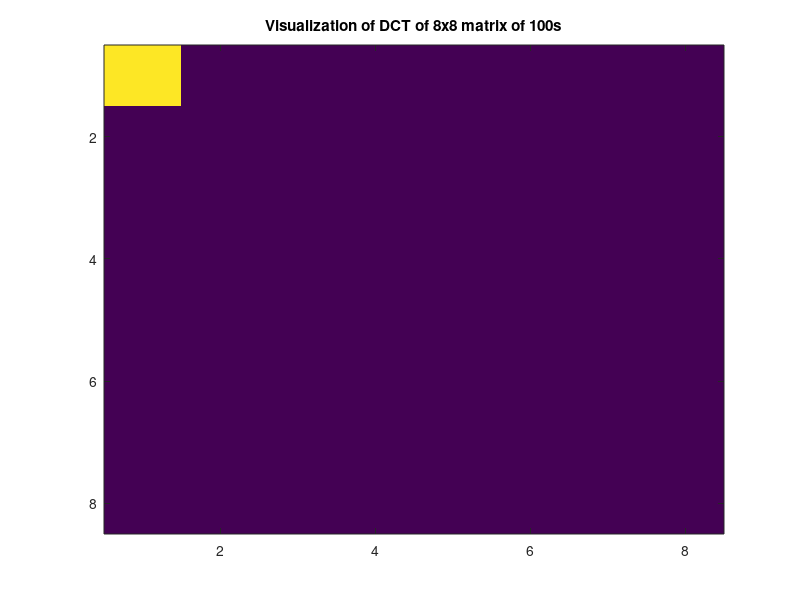
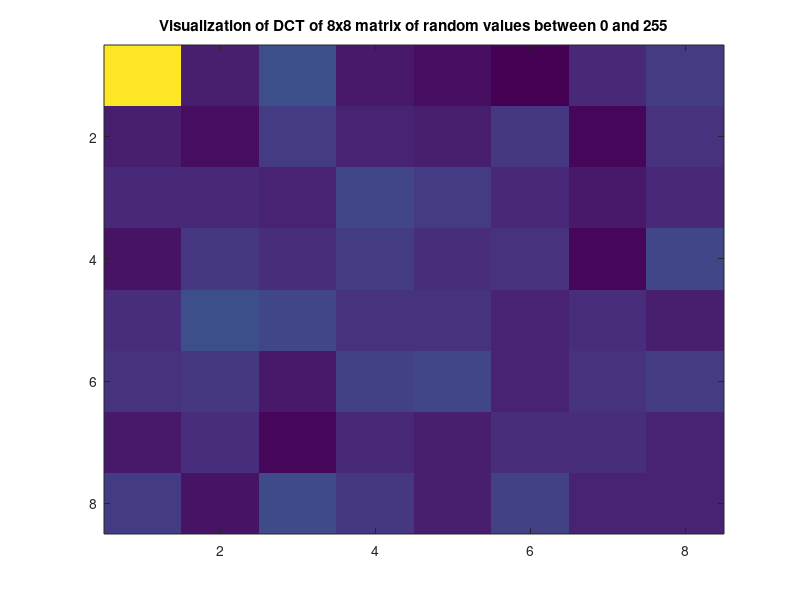

MATLAB code for these plots, in order: (Note: this script raises an error after producing the figures.)
f = 100 .* ones(8,8);
U = dctmtx(8);
figure; imagesc(U*f*U'); title('Visualization of DCT of 8x8 matrix of 100s');
f = rand(8,8)*255;
figure; imagesc(U*f*U'); title('Visualization of DCT of 8x8 matrix of random values between 0 and 255');
f = imread('input.png');
[R,C] = size(f);
g = zeros(R,C);
w = 8;
for i=1:w:C
    for j=1:w:R
        if((j+w-1)<=R && (i+w-1)<=C)
            g(j:j+w-1,i:i+w-1) = U * double(f(j:j+w-1,i:i+w-1)) * U';
        end
    end
end
figure; imagesc(g); title('Visualization of DCT of input.png');